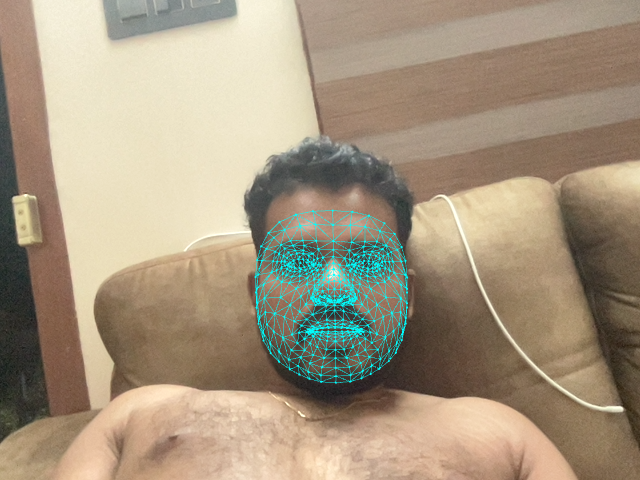
#> input picture backend/test_image.jpg, 640 x 480 px
$ python -i preprocess.py   (imports and definitions only)
#> lines starting #> are read from the running program, lines starting #| are printed output that depends on the picture
#> further down, picture is the input picture: shape (480, 640, 3); mean B, G, R 127.7, 150.1, 165
import cv2
import numpy as np

def msrcr(img_bgr: np.ndarray, scales=(15, 80, 250), weight=None) -> np.ndarray:
    # Multi-Scale Retinex with Color Restoration (simplified)
#> called with scales = (15, 80, 250)
    img = img_bgr.astype(np.float32) + 1.0
    log_img = np.log(img)
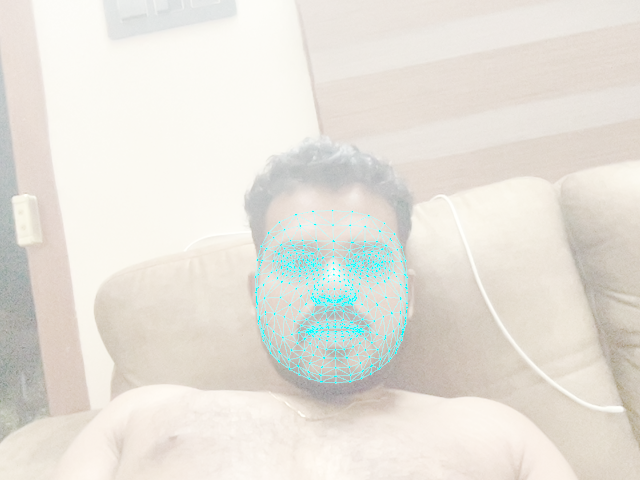
#> log_img: shape (480, 640, 3) float32; mean B, G, R 4.77, 4.94, 5.02; drawn with min black and max white
    if weight is None:
        weight = [1/len(scales)] * len(scales)
    msr = np.zeros_like(img)
    for w, s in zip(weight, scales):
        blur = cv2.GaussianBlur(img, (0,0), s)
        msr += w * (log_img - np.log(blur + 1.0))
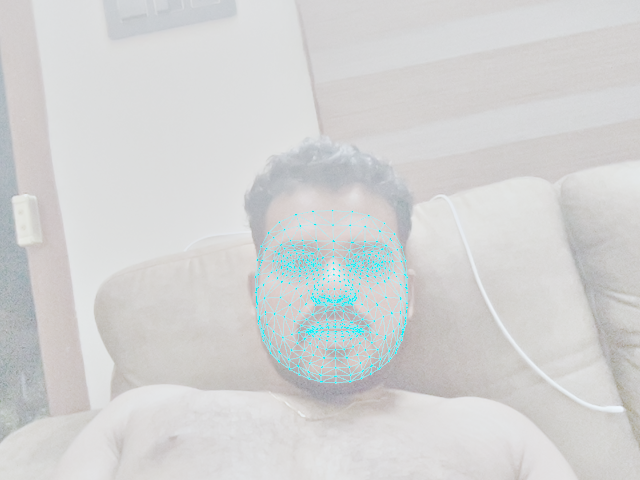
#> msr: shape (480, 640, 3) float32; mean B, G, R -0.0691, -0.0627, -0.0773; drawn with min black and max white
    # color restoration
    sum_rgb = np.sum(img, axis=2, keepdims=True)
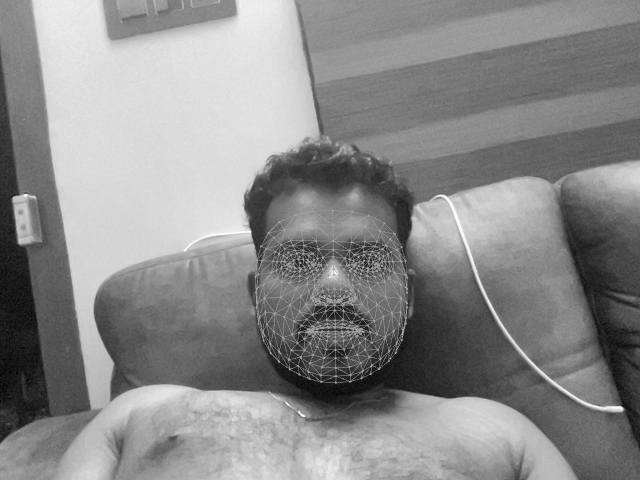
#> sum_rgb: shape (480, 640, 1) float32; min 66, max 763, mean 445.9; drawn with min black and max white
    c = 46.0
    msrcr_img = c * (np.log(c*img) - np.log(sum_rgb + 1.0)) * msr
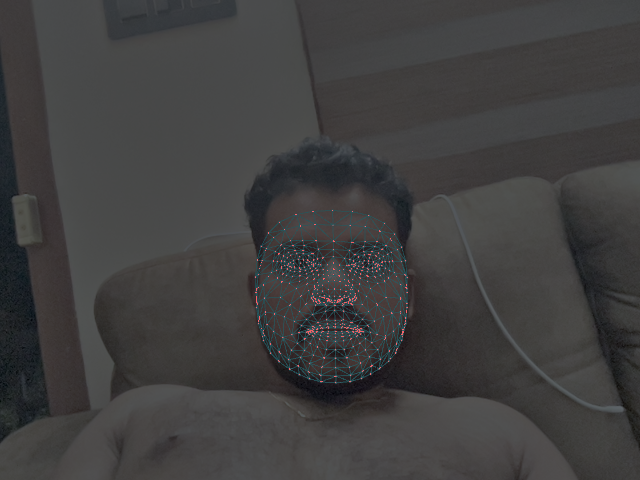
#> msrcr_img: shape (480, 640, 3) float32; mean B, G, R -7.6, -7.6, -5.2; drawn with min black and max white
    msrcr_img = cv2.normalize(msrcr_img, None, 0, 255, cv2.NORM_MINMAX)
    return msrcr_img.astype(np.uint8)

def adaptive_gamma(img_bgr: np.ndarray) -> np.ndarray:
    gray = cv2.cvtColor(img_bgr, cv2.COLOR_BGR2GRAY)
    mean = np.mean(gray)/255.0
#> mean = 0.25
    gamma = 0.7 if mean < 0.4 else (1.0 if mean < 0.6 else 1.2)
#> gamma = 0.7
    inv = 1.0/gamma
#> inv = 1.43
    lut = np.array([((i/255.0) ** inv) * 255 for i in range(256)]).astype("uint8")
#> lut = 256 values from 0 to 255
    return cv2.LUT(img_bgr, lut)
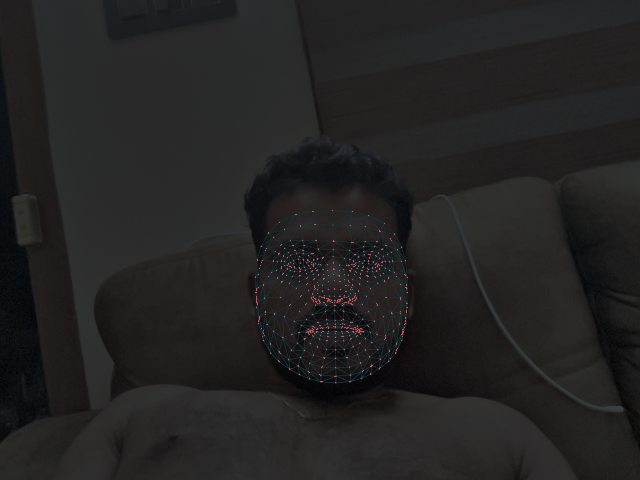
#> returned value: shape (480, 640, 3); mean of channels 0, 1, 2 34.9, 34.9, 35.7; drawn as B, G, R

def specular_suppress(img_bgr: np.ndarray) -> np.ndarray:
    hsv = cv2.cvtColor(img_bgr, cv2.COLOR_BGR2HSV)
#> hsv: shape (480, 640, 3); mean H, S, V 45.4, 24.6, 37.1
    h,s,v = cv2.split(hsv)
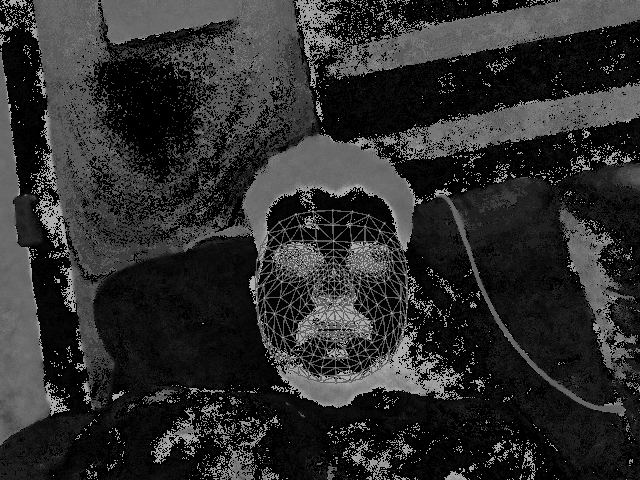
#> h: shape (480, 640); min 0, max 179, mean 45.4
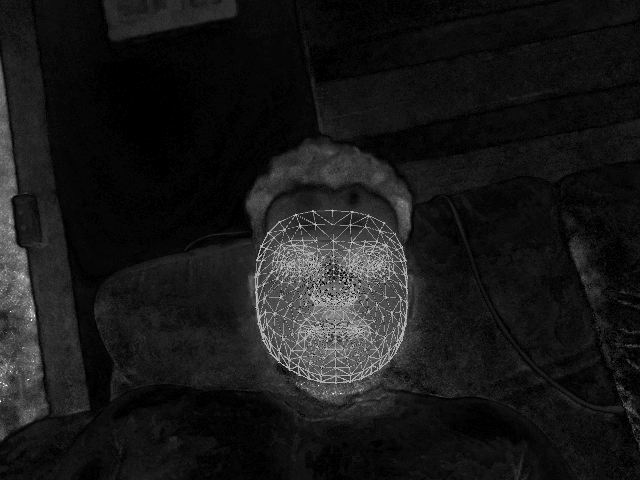
#> s: shape (480, 640); min 0, max 255, mean 24.6
    mask = (v > 245) & (s < 25)
#> mask: shape (480, 640) bool; every value is 0
    kernel = np.ones((3,3), np.uint8)
    mask = cv2.morphologyEx(mask.astype(np.uint8)*255, cv2.MORPH_CLOSE, kernel, iterations=1)
    res = img_bgr.copy()
    res[mask>0] = cv2.inpaint(res, mask, 3, cv2.INPAINT_TELEA)[mask>0]
    return res

def preprocess_pipeline(img_bgr: np.ndarray) -> np.ndarray:
    x = msrcr(img_bgr)
    x = adaptive_gamma(x)
    x = specular_suppress(x)
    return x

>>> import cv2
>>> picture = cv2.imread('../test_image.jpg')
>>> result = preprocess_pipeline(picture)
